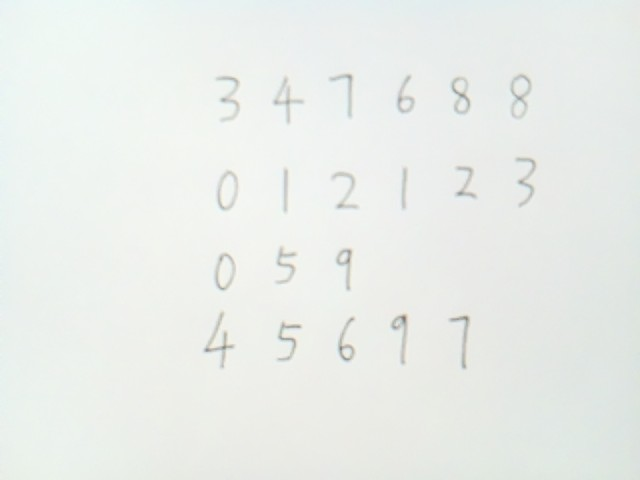
#> input picture ProjectExercises/UserData/20251230_202200.jpg, 640 x 480 px
$ jupyter execute --allow-errors '(SVM)MultipleLine_NumDect_ProcessRealImage.ipynb'   (shell and % lines are left out)   (older library calls are emulated)
#> lines starting #> are read from the running program, lines starting #| are printed output that depends on the picture; after the words box and inside, x2 and y2 are one past the last pixel; in counts of white or black regions, pixels touching at a corner belong together
### ProjectExercises/lib.py
import cv2
import IPython
import numpy as np

def imshow(img):
    _,ret = cv2.imencode('.png', img)
    i = IPython.display.Image(data=ret)
    IPython.display.display(i)

### ProjectExercises/my_function.py
# General purpose
import os
import numpy as np
import subprocess
from time import sleep
import time
from datetime import datetime
# GPIO related
import RPi.GPIO as GPIO

# camera related
from picamera2 import Picamera2

# General setting
# get the project path
PRJ_PATH = os.getcwd()

# GPIO mode: GPIO.BOARD, GPIO.BCM
GPIO.setmode(GPIO.BCM)
mode = GPIO.getmode()
# Close GPIO warning
GPIO.setwarnings(False)

def crop_black_border(img):
    if np.sum(img) == 0:
        return img
    rows = np.where(np.sum(img == 255, axis=1) > 0)[0]
    cols = np.where(np.sum(img == 255, axis=0) > 0)[0]
    if len(rows) == 0 or len(cols) == 0:
        return img
    return img[rows[0]:rows[-1]+1, cols[0]:cols[-1]+1]

def add_padding(img: np.ndarray, pad: int, value: int = 0) -> np.ndarray:
    if pad <= 0:
        return img
    h, w = img.shape
    out = np.full((h + 2 * pad, w + 2 * pad), value, dtype=img.dtype)
    out[pad:pad + h, pad:pad + w] = img
    return out

def image_split_vertical(img: np.ndarray, pad=0) -> list:
    if img is None or img.size == 0:
        return []
    h, w = img.shape
    rowHist = np.sum(img == 255, axis=1)
    flag = 0
    startList = []
    endList = []
    noise_thresh = max(1, w // 50)

    for row in range(h):
        if flag == 0 and rowHist[row] > noise_thresh:
            flag = 1
            startList.append(row)
        elif flag == 1 and rowHist[row] <= noise_thresh:
            flag = 0
            endList.append(row)
    if flag == 1:
        endList.append(h)

    imgList = []
    for i in range(len(startList)):
        start = startList[i]
        end = endList[i]
        split_area = img[start:end, :]
        split_area = crop_black_border(split_area)
        sh, sw = split_area.shape
        if sh < 5 or sw < 5:
            continue

        if pad > 0:
            split_area = add_padding(split_area, pad)
        if split_area.size > 0:
            imgList.append(split_area)
    return imgList

def image_split_horizontal(img: np.ndarray, pad=20) -> list:
    h, w = img.shape
    columnHist = np.sum(img == 255, axis=0)
    flag = 0
    startList = []
    endList = []
    noise_thresh = max(0, h // 100)

    for col in range(w):
        if flag == 0 and columnHist[col] > noise_thresh:
            flag = 1
            startList.append(col)
        elif flag == 1 and columnHist[col] <= noise_thresh:
            flag = 0
            endList.append(col)
    if flag == 1:
        endList.append(w)

    temp_items = []
    for i in range(len(startList)):
        x_start = startList[i]
        x_end = endList[i]
        vertical_strip = img[:, x_start:x_end]

        strip_h, strip_w = vertical_strip.shape
        rowHist = np.sum(vertical_strip == 255, axis=1)
        v_flag = 0
        y_starts = []
        y_ends = []

        for row in range(strip_h):
            if v_flag == 0 and rowHist[row] > 0:
                v_flag = 1
                y_starts.append(row)
            elif v_flag == 1 and rowHist[row] == 0:
                v_flag = 0
                y_ends.append(row)
        if v_flag == 1:
            y_ends.append(strip_h)

        for j in range(len(y_starts)):
            y_s, y_e = y_starts[j], y_ends[j]
            digit = vertical_strip[y_s:y_e, :]
            digit_cropped = crop_black_border(digit)
            dh, dw = digit_cropped.shape
            if dh < 8 or dw < 3:
                continue

            temp_items.append((y_s, x_start, digit_cropped))

    temp_items.sort(key=lambda k: (k[0] // (max(h // 3, 10) + 1), k[1]))

    imgList = []
    for item in temp_items:
        final_digit = item[2]
        if pad > 0:
            final_digit = add_padding(final_digit, pad)
        imgList.append(final_digit)

    return imgList

def led_display(numList: list) -> None:
    # GPIO mode: GPIO.BOARD, GPIO.BCM
    GPIO.setmode(GPIO.BCM)
    mode = GPIO.getmode()
    # Close GPIO warning
    GPIO.setwarnings(False)
    gpio_pins = {
        'a': 21,
        'b': 20,
        'c': 25,
        'd': 8,
        'e': 7,
        'f': 12,
        'g': 1,
        'h': 24
    }

    for pin in gpio_pins.values():
        GPIO.setup(pin, GPIO.OUT, initial=GPIO.HIGH)


    num_table = {
        0: {'a':0,'b':0,'c':0,'d':0,'e':0,'f':0,'g':1,'h':1},
        1: {'a':1,'b':0,'c':0,'d':1,'e':1,'f':1,'g':1,'h':1},
        2: {'a':0,'b':0,'c':1,'d':0,'e':0,'f':1,'g':0,'h':1},
        3: {'a':0,'b':0,'c':0,'d':0,'e':1,'f':1,'g':0,'h':1},
        4: {'a':1,'b':0,'c':0,'d':1,'e':1,'f':0,'g':0,'h':1},
        5: {'a':0,'b':1,'c':0,'d':0,'e':1,'f':0,'g':0,'h':1},
        6: {'a':0,'b':1,'c':0,'d':0,'e':0,'f':0,'g':0,'h':1},
        7: {'a':0,'b':0,'c':0,'d':1,'e':1,'f':1,'g':1,'h':1},
        8: {'a':0,'b':0,'c':0,'d':0,'e':0,'f':0,'g':0,'h':1},
        9: {'a':0,'b':0,'c':0,'d':0,'e':1,'f':0,'g':0,'h':1},
    }

    try:
        for line in numList:
            for num in line:
                for seg, val in num_table[num].items():
                    GPIO.output(gpio_pins[seg], val)
                time.sleep(1)
            for pin in gpio_pins.values():
                GPIO.output(pin, GPIO.HIGH)
            time.sleep(2)
    finally:
        GPIO.cleanup()


# [39 lines left out: function take_photo_libcamera, not called in this run]


### ProjectExercises/(SVM)MultipleLine_NumDect_ProcessRealImage.ipynb
# Handwritten Number Recognization

## Group Information
Team Name:
<br>Participants:

## 0. Project Information
We have already creat the training dataset in *CreateTrainSet* . In this module, we will used the training dataset to recognize the handwritten digits.
We are going to complete the following steps:
* Import the image with handwritten digits or take a photo of the handwritten digits to be detected.
* Preprocess the image, including but not limited to converting the picture into a grayscale image, and then into a binary image.
* Segmenting the picture to extract a single digit.
* Recognize the handwritten digits based on kNN algorithm with the functions supplied by OpenCV.
* Display the detected digits with digital tube.

## 1. Initialize the Environment
As usual, let's first initialize the environment. This step includes importing modules, getting project and file paths.

[cell 1]
# number detected related
import cv2
import os
import numpy as np
import math
from lib import imshow
import random
import time

# get the project path
PRJ_PATH = os.getcwd()
# OPENCV_data.npz
TRAIN_DATA_NAME = "OPENCV_data.npz"

We will complete some independent functions in *my_function*.
Here let's first import the function we are going to work on.

[cell 2]
from my_function import image_split_vertical, image_split_horizontal, led_display, take_photo_libcamera

## 2. Import the Training Dataset
In this module let's first import the training dataset which we generate in *CreateTrainSet* . Then let's create a kNN object and train it.

#> (a cell that did not finish here is left out)

## 3. Image Preprocessing
Before we start digits recognition, we need to do some preprocessing on the image. The preprocess includes the change of the image color gamut and the space domain. Let's start!

### Import Pending Pictures
- In first stage, we will use existing pictures with handwritten digits. Import the image with `dst = cv2.imread(filename)` and show the image with `imshow(src)`.
<br>
- In late stage, we will use the camera to take pictures. In this stage, you first need to build the camera control circuit on the breadboard. Then finish the function of taking pictures in `take_photo()` of *my_function*.

[cell 4]
image = PRJ_PATH + "/UserData/20251230_202200.jpg"
img = cv2.imread(image)
#> img is the input picture: shape (480, 640, 3); mean B, G, R 234.2, 237.8, 234.2
#> (the rest of this cell did not finish here and is left out)

### Get the Binary Image
After getting the grayscale image, we need to further convert the grayscale image into a binary image.
<br>
Do it with `dst=cv2.threshold(src, thresh, maxval, type)`.
<br>**src**: Image to be converted.
<br>**thresh**: Threshold value.
<br>**maxval**: Maximum value (0~255) to use with thresholding type `cv2.THRESH_BINARY` or `cv2.THRESH_BINARY_INV`.
<br>**type**: Thresholding type. It can be `cv2.THRESH_BINARY`, `cv2.THRESH_BINARY_INV`, `cv2.THRESH_TRUNC`, `cv2.THRESH_TOZERO`, `cv2.THRESH_TOZERO_INV`.

<br>
Note: try to adjust parameter `thresh` to get a binary image without extra points or noise.

[cell 5]
# _threshold, imgBin = cv2.threshold(imgGray, 170, 255, cv2.THRESH_BINARY_INV)
def optimized_binarization(image,thre=230):
#> called with thre = 220
    gray = cv2.cvtColor(image, cv2.COLOR_BGR2GRAY)
    dilated_img = cv2.dilate(gray, np.ones((7,7), np.uint8))
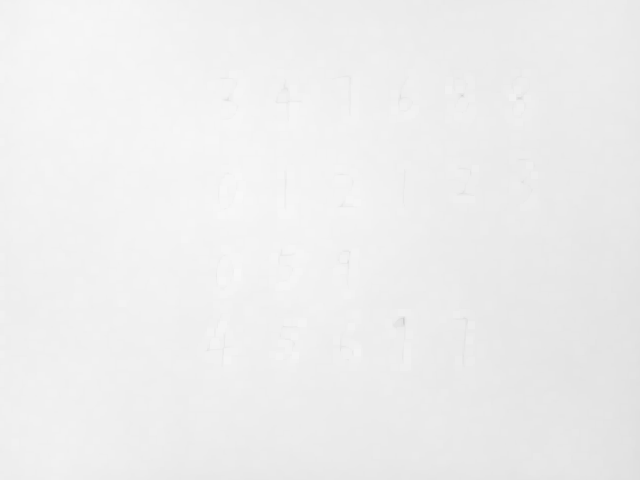
#> dilated_img: shape (480, 640); min 207, max 248, mean 238
    bg_img = cv2.medianBlur(dilated_img, 21)
    diff_img = 255 - cv2.absdiff(gray, bg_img)
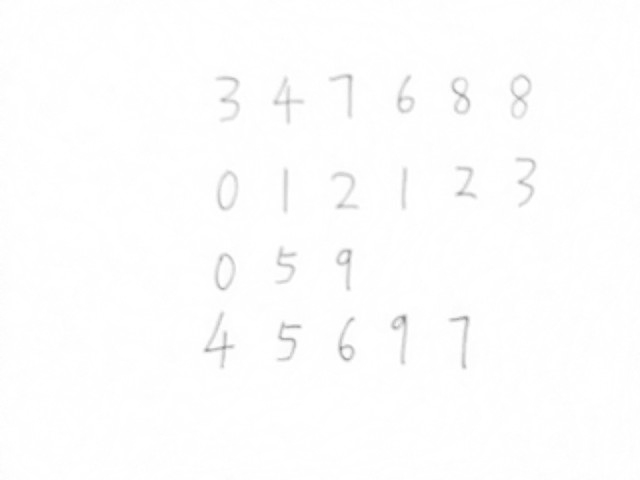
#> diff_img: shape (480, 640); min 140, max 255, mean 253.4
    norm_img = cv2.normalize(diff_img, None, alpha=0, beta=255,
                             norm_type=cv2.NORM_MINMAX, dtype=cv2.CV_8UC1)
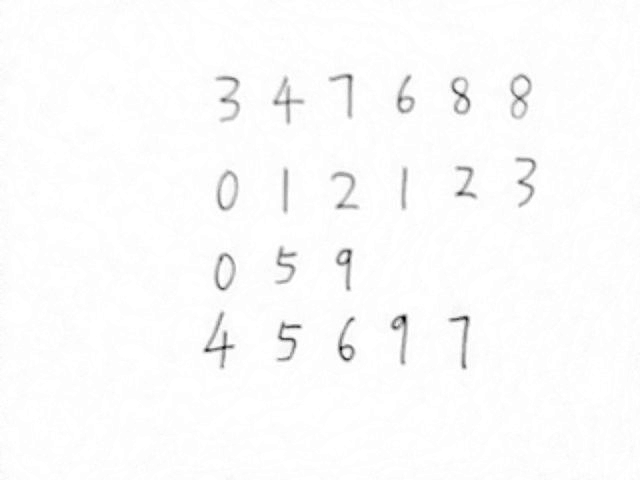
#> norm_img: shape (480, 640); min 0, max 255, mean 251.5
    _, imgBin = cv2.threshold(norm_img, thre, 255, cv2.THRESH_BINARY_INV)
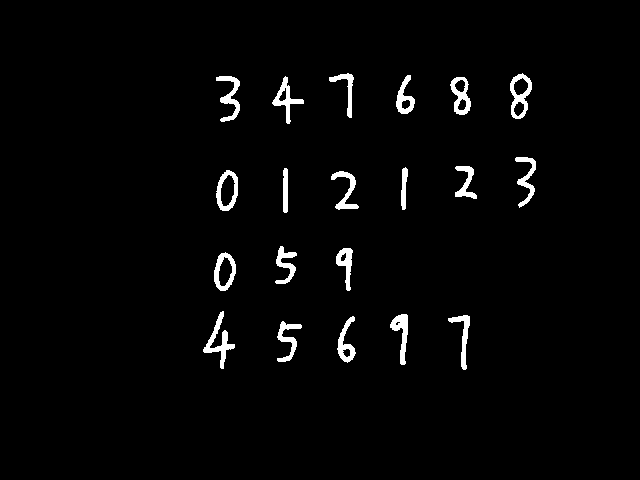
#> imgBin: shape (480, 640); 2.4% white; 20 white regions, largest, box (x1, y1, x2, y2) and area: (203, 311, 235, 369) 513, (510, 73, 532, 119) 454, (216, 76, 240, 122) 419
    kernel = cv2.getStructuringElement(cv2.MORPH_RECT, (2, 2))
    imgBin = cv2.morphologyEx(imgBin, cv2.MORPH_OPEN, kernel)
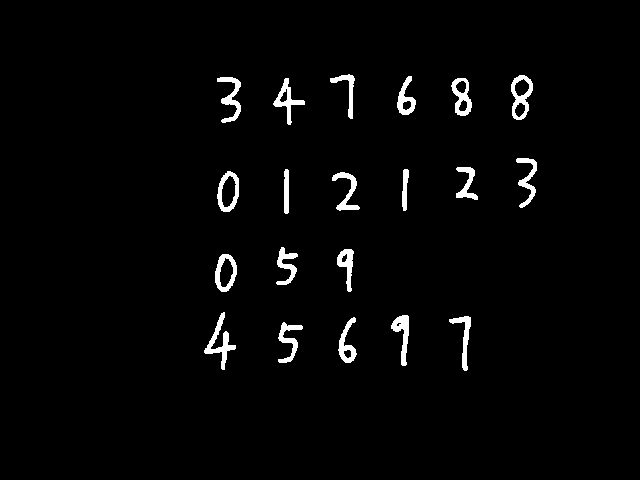
#> imgBin: shape (480, 640); 2.4% white; 20 white regions, largest, box (x1, y1, x2, y2) and area: (204, 312, 236, 370) 512, (511, 75, 533, 120) 453, (217, 77, 241, 123) 419
    return imgBin

# imgGray = cv2.cvtColor(img,cv2.COLOR_BGR2GRAY)
# imshow(imgGray)
imgBin=optimized_binarization(img,220)
#> (the rest of this cell did not finish here and is left out)


### Split the Image

When we start to recognize handwritten digits, we should find out the corresponding digits one by one. So we need to segment the binary image to obtain a single digit.

Remeber how we split the image in *CreatTrainSet*? Since the numbers in *digits.png* have the same size (20x20) and are arranged neatly, we can simply divide *digits.png*  according to the size of the numbers.
But this time, the numbers to be detected are not restricted to strict positions, and their size may also be different, which means we can no longer use `np.hsplit()` and `np.vsplit()` for segmentation.

However in the previous steps, we have already get the binary image which only contains 0 and 255. In our project, 0 represents black, which is the background of the image. And 255 represents white, which constitutes the number on the picture. Therefor, we can determine the boundary of the handwritten number through the transformation of 0 and 255.

Head to [my_function.py](/edit/ProjectExercise/my_function.py) to complete function `image_split_horizontal()` and `image_split_vertical()`.

- In the first stage, we will use the picture with only one line of numbers. Just run the following cell to view the split image.
- In the later stage, we will use the picture with multiple lines of numbers. Adjust the code in the cell below, and then run it to see the splitted image.

[cell 6]
imgRow = image_split_vertical(imgBin)
#> in image_split_vertical, `rowHist = np.sum(img == 255, axis=1)`: rowHist = 480 values, max 89 at index 102, min 0 at index 0, mean 15.22
#> after the loop in image_split_vertical, `for row in range(h):`: endList = [122, 163, 211, 291, 366]; flag = 0; startList = [75, 159, 167, 249, 316]
#> the loop in image_split_vertical, `for i in range(len(startList)):` made 5 passes
#> (start, end, sh, sw) on passes 1, 3, 4, 5: (75, 122, 47, 316), (167, 211, 44, 320), (249, 291, 42, 139), (316, 366, 50, 267)
#> (start, end, rows in crop_black_border, sh, sw) on pass 2: (159, 163, [0, 1, 2, 3], 4, 21)
#> pass 1, in image_split_vertical, `split_area = img[start:end, :]`:
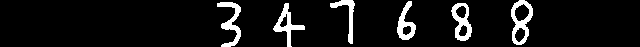
#> split_area: shape (47, 640); 7.6% white; 6 white regions, box (x1, y1, x2, y2) and area: (511, 0, 533, 45) 453, (217, 2, 241, 47) 415, (273, 3, 305, 47) 398, (451, 3, 472, 41) 396, (397, 1, 416, 40) 344, (330, 0, 355, 44) 293
#> pass 1, in image_split_vertical, `split_area = crop_black_border(split_area)`:
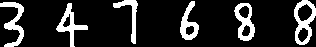
#> split_area: shape (47, 316); 15.5% white; 6 white regions, box (x1, y1, x2, y2) and area: (294, 0, 316, 45) 453, (0, 2, 24, 47) 415, (56, 3, 88, 47) 398, (234, 3, 255, 41) 396, (180, 1, 199, 40) 344, (113, 0, 138, 44) 293
#> pass 3, in image_split_vertical, `split_area = img[start:end, :]`:
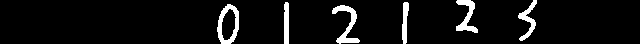
#> split_area: shape (44, 640); 6.2% white; 6 white regions, box (x1, y1, x2, y2) and area: (217, 4, 239, 44) 386, (332, 5, 360, 44) 376, (456, 0, 478, 33) 315, (518, 0, 537, 41) 268, (284, 2, 289, 44) 205, (402, 2, 409, 44) 204
#> pass 3, in image_split_vertical, `split_area = crop_black_border(split_area)`:
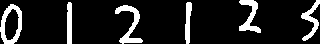
#> split_area: shape (44, 320); 12.5% white; 6 white regions, box (x1, y1, x2, y2) and area: (0, 4, 22, 44) 386, (115, 5, 143, 44) 376, (239, 0, 261, 33) 315, (301, 0, 320, 41) 268, (67, 2, 72, 44) 205, (185, 2, 192, 44) 204
#> after the loop in image_split_vertical, `for i in range(len(startList)):`: imgList = 4 items
#> imgRow = 4 items
imgMonos = []
print(len(imgRow))
#| 4
#> (the rest of this cell did not finish here and is left out)

Here comes another problem: these images have different size.
We need to resize them to a uniform shape.
Also we should reshape the image to make it consistent with the kNN lib.
Fill in the two variables

[cell 7]
resizeSize = (20,20)
reShapeSize = (1,400)

## 4. Recognize the Handwritten Number
Let's complete the resize and reshape operations of the image, and do the recognization.
- In the first stage, we only have one line of numbers. Run the following cell to get the recognized numbers.
- In the later stage, we will deal with multipul lines of numbers. Adjust the cell below to display the multiple rows of numbers.

[cell 8]
# resize and reshape the image with single number
# then recognize the number with knn.findNearest(imgReshape,k=?)
numberList = []
for j in range(len(imgMonos)):
    numberList.append([])
    for i in range(len(imgMonos[j])):
        imgResize = cv2.resize(imgMonos[j][i][0], resizeSize)
        imshow(imgResize)
        imgReshape = imgResize.reshape(reShapeSize).astype(np.float32)/ 255.0
# SVM prediction
        _, result = svm.predict(imgReshape)
        numberList[j].append(int(result))
#> after the loop, numberList = []
print(str(numberList))

## 5. Display the Number by Digital Tube
Next we will use a digital tube to display the numbers we finally recognize.

We will use a common anode digital tube to display the result. Please complete the following operations:
1. Use breadboard, DuPont cables and GPIO pins of Raspberry Pi to complete the circuit for digital tube.
2. Complete the relevant code for digital tube in function `led_display` of *my_function.py*.

About the cell below:
- In the first stage with only one line of numbers,run the cell below to display the result.
- In the later stage with multiple lines of numbers, adjust the code in the cell to display the total results.

[cell 9]
# do the image splite and reshape
# then recognize the number with knn.findNearest(imgReshape,k=?)
led_display(numberList)

$ run again, with ProjectExercises/UserData/20251230_202128.jpg copied over ProjectExercises/UserData/20251230_202200.jpg
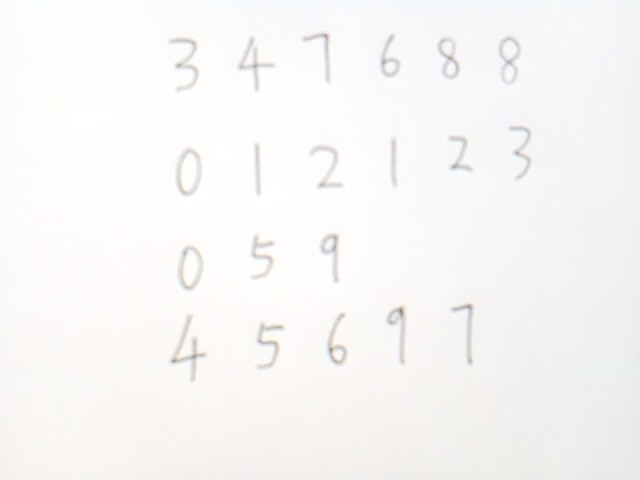
#> input picture ProjectExercises/UserData/20251230_202128.jpg, 640 x 480 px
#> img is the input picture: shape (480, 640, 3); mean B, G, R 245.8, 246.8, 248.1
#> in optimized_binarization, `imgBin = cv2.morphologyEx(imgBin, cv2.MORPH_OPEN, kernel)`:
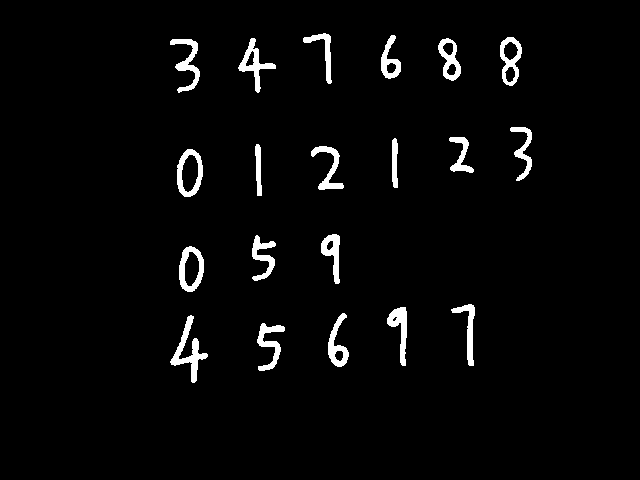
#> imgBin: shape (480, 640); 3.1% white; 20 white regions, largest, box (x1, y1, x2, y2) and area: (170, 315, 208, 383) 728, (238, 38, 276, 93) 572, (170, 39, 200, 93) 552
#> rowHist = 480 values, max 98 at index 67, min 0 at index 0, mean 19.66
#> after the loop in image_split_vertical, `for row in range(h):`: endList = [91, 132, 196, 289, 370]; flag = 0; startList = [35, 127, 137, 235, 307]
#> the loop in image_split_vertical, `for i in range(len(startList)):` made 5 passes
#> (start, end, sh, sw) on passes 1, 3, 4, 5: (35, 91, 56, 352), (137, 196, 59, 355), (235, 289, 54, 161), (307, 370, 63, 305)
#> pass 3, in image_split_vertical, `split_area = crop_black_border(split_area)`:
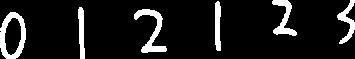
#> split_area: shape (59, 355); 10.5% white; 6 white regions, box (x1, y1, x2, y2) and area: (0, 12, 26, 59) 541, (134, 9, 167, 53) 485, (272, 0, 297, 36) 363, (337, 0, 355, 44) 298, (78, 7, 85, 59) 262, (215, 1, 221, 51) 260
#> after the loop in image_split_vertical, `for i in range(len(startList)):`: imgList = 5 items
#| 5
#> after the loop `for j in range(len(imgMonos)):`: numberList = []
